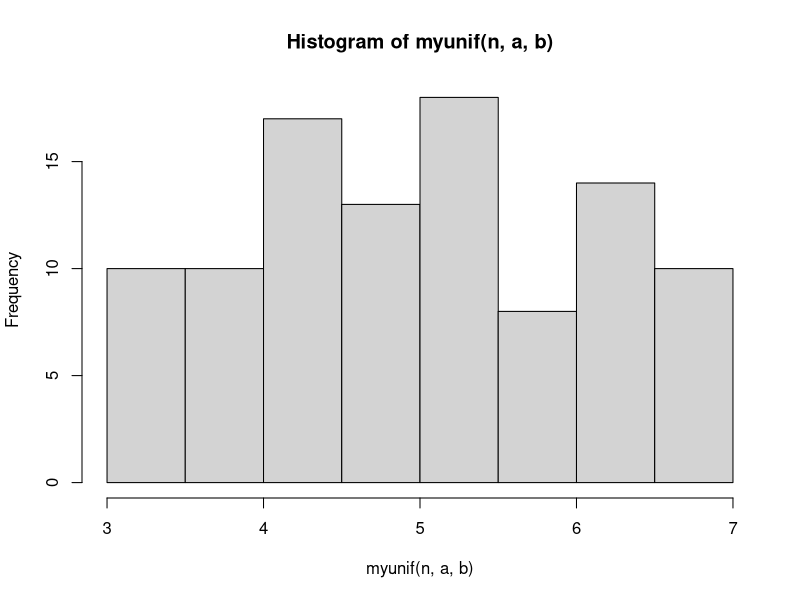
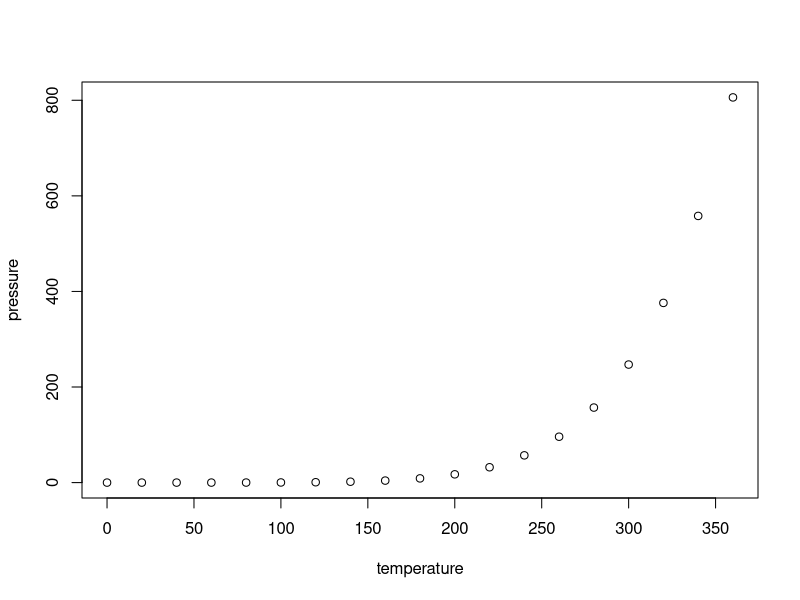

R code for these plots, in order:
## ---- chunk 1
knitr::opts_chunk$set(echo = TRUE)
## ---- chunk 2

myunif <- function(n, a, b){
  values = rep(0,n)
  for(i in 0:n){
    values[i] = a + ((b-a)*(runif(1)))
  }
  return(values)
}

a = 3
b = 7
n = 100

hist(myunif(n, a, b))
## ---- chunk 3
histdata = rep(0,n)
  for(i in 0:n){
    histdata[i] = a + ((b-a)*(runif(1)))
  }
  return(histdata)
histdata = 

## ---- chunk 4
tmean = (a + b)/2 #theoretical mean
tsd = b - a / sqrt(12) #theoretical sd

mean(histdata) == tmean
sd(histdata) == tsd


## ---- chunk 5

## ---- chunk 6

## ---- chunk 7

## ---- chunk 8

## ---- chunk 9

## ---- chunk 10

## ---- chunk 11
plot(pressure)
